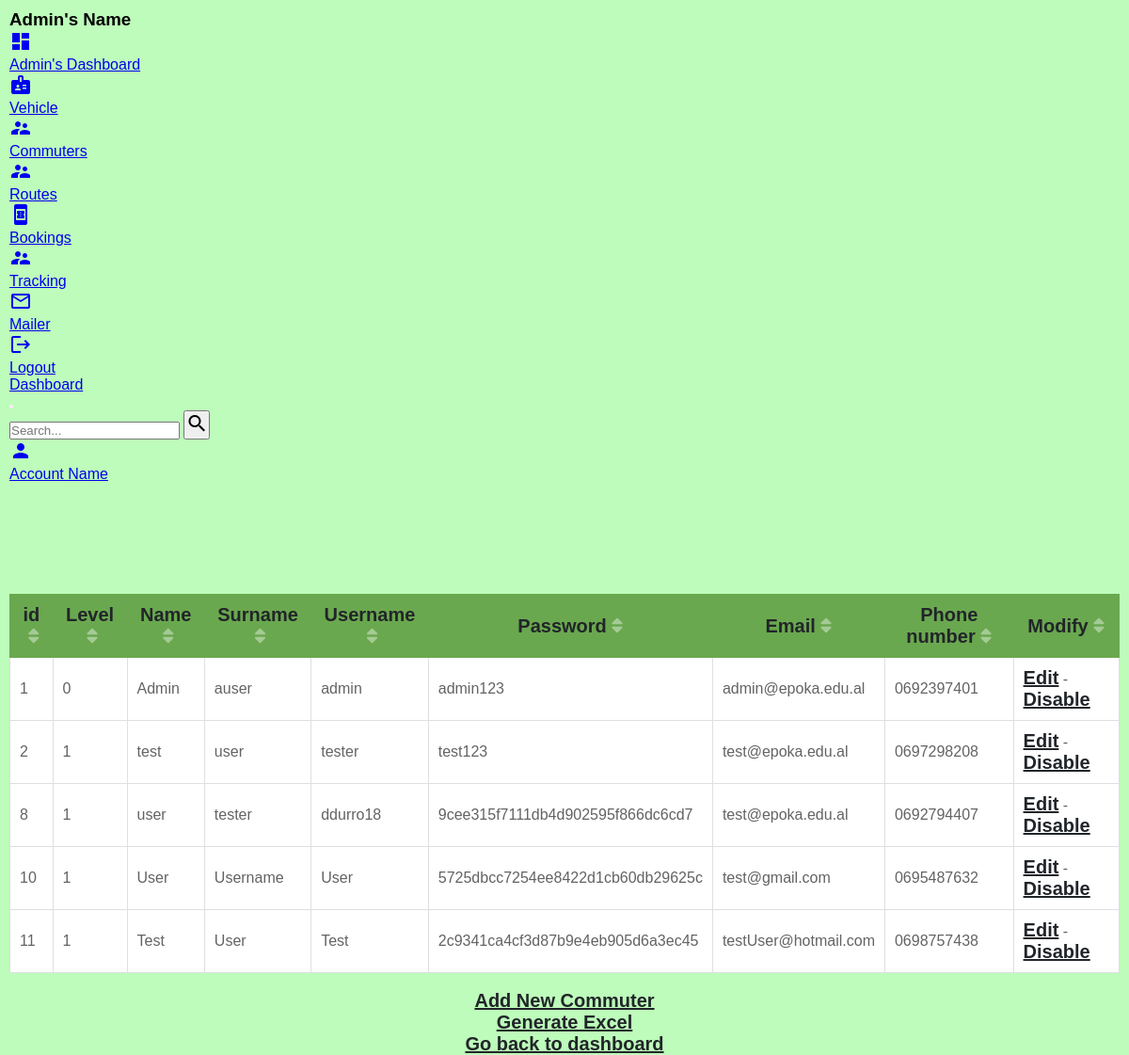
The page /client.php on the database its author committed.
### tables this page shows
CREATE TABLE `userinfo` (
  `id` int(10) NOT NULL,
  `level` varchar(35) NOT NULL,
  `name` varchar(35) NOT NULL,
  `surname` varchar(35) NOT NULL,
  `username` varchar(35) NOT NULL,
  `password` varchar(100) NOT NULL,
  `email` varchar(100) NOT NULL,
  `phonenumber` int(15) NOT NULL
);

### client.php (the view, shortened to what this page needs)
<?php
$mysqli = mysqli_connect('localhost', 'ddurro18', 'deaduro3', 'web16_ddurro18');
$columns = array('id','level','name','surname','username','password','email','phonenumber');
$column = isset($_GET['column']) && in_array($_GET['column'], $columns) ? $_GET['column'] : $columns[0];
$sort_order = isset($_GET['order']) && strtolower($_GET['order']) == 'desc' ? 'DESC' : 'ASC';
if ($result = $mysqli->query('SELECT * FROM userinfo ORDER BY ' .  $column . ' ' . $sort_order)) {
	$up_or_down = str_replace(array('ASC','DESC'), array('up','down'), $sort_order);
	$asc_or_desc = $sort_order == 'ASC' ? 'desc' : 'asc';
	$add_class = ' class="highlight"';
	?>
	<!DOCTYPE html>
	<html>
		<head>
			<link rel="stylesheet" href="https://use.fontawesome.com/releases/v5.3.1/css/all.css">
			<link rel="stylesheet" type="text/css" href="css/adminstyle.css"/>
			<link rel='stylesheet' href='https://cdn.rawgit.com/creativetimofficial/material-dashboard/31144b3f/assets/css/material-dashboard.css'>
			<link rel='stylesheet' href='https://maxcdn.bootstrapcdn.com/font-awesome/latest/css/font-awesome.min.css'>
		</head>
		<body>
		<div class="wrapper ">
    <div class="sidebar" data-color="green" data-background-color="white">
      <div class="logo">
        <h3 class="simple-text logo-normal">
         Admin's Name
        </h3>
      </div>
      <div class="sidebar-wrapper">
        <ul class="nav">
          <li class="nav-item active">
            <a class="nav-link" href="admin.php">
              <i class="material-icons">dashboard</i>
              <p>Admin's Dashboard</p>
            </a>
            </li>
            <li class="nav-item">
            <a class="nav-link" href="vehicle.php">
            <i class="material-icons">badge</i>
              <p>Vehicle</p>
            </a>
            </li>
            <li class="nav-item">
            <a class="nav-link" href="client.php">
            <i class="material-icons">supervisor_account</i>
              <p>Commuters</p>
            </a>
            </li>
			<li class="nav-item">
            <a class="nav-link" href="routes.php">
            <i class="material-icons">supervisor_account</i>
              <p>Routes</p>
            </a>
            </li>
            <li class="nav-item">
            <a class="nav-link" href="showadminapp.php">
            <i class="material-icons">book_online</i>
              <p>Bookings</p>
            </a>
            </li>
			<li class="nav-item">
            <a class="nav-link" href="tracking.php">
            <i class="material-icons">supervisor_account</i>
              <p>Tracking</p>
            </a>
            </li>
			     <li class="nav-item">
            <a class="nav-link" href="mailer.php">
            <i class="material-icons">mail_outline</i>
              <p>Mailer</p>
            </a>
            </li>
            <li class="nav-item">
            <a class="nav-link" href="logout.php">
            <i class="material-icons">logout</i>
              <p>Logout</p>
            </a>
            </li>
        </ul>
      </div>
    </div>
    <div class="main-panel">
      <nav class="navbar navbar-expand-lg navbar-transparent navbar-absolute fixed-top ">
        <div class="container-fluid">
          <div class="navbar-wrapper">
            <a class="navbar-brand" href="admin.php">Dashboard</a>
          </div>
          <button class="navbar-toggler" type="button" data-toggle="collapse" aria-controls="navigation-index" aria-expanded="false" aria-label="Toggle navigation">
          </button>
          <div class="collapse navbar-collapse justify-content-end">
            <form class="navbar-form">
              <div class="input-group no-border">
                <input type="text" value="" class="form-control" placeholder="Search...">
                <button type="submit" class="btn btn-white btn-round btn-just-icon">
                  <i class="material-icons">search</i>
                </button>
              </div>
            </form>
            <ul class="navbar-nav">
              <li class="nav-item">
                <a class="nav-link" href="admin.php">
                  <i class="material-icons">person</i>
                  <p class="d-lg-none d-md-block">
                    Account Name
                  </p>
                </a>
              </li>
            </ul>
          </div>
        </div>
      </nav>
      <div id="wrap">
			<table>
				<tr>
					<th><a href="client.php?column=name&order=<?php echo $asc_or_desc; ?>">id<i class="fas fa-sort<?php echo $column == 'name' ? '-' . $up_or_down : ''; ?>"></i></a></th>
					<th><a href="client.php?column=age&order=<?php echo $asc_or_desc; ?>">Level<i class="fas fa-sort<?php echo $column == 'age' ? '-' . $up_or_down : ''; ?>"></i></a></th>
					<th><a href="client.php?column=joined&order=<?php echo $asc_or_desc; ?>">Name<i class="fas fa-sort<?php echo $column == 'joined' ? '-' . $up_or_down : ''; ?>"></i></a></th>
					<th><a href="client.php?column=joined&order=<?php echo $asc_or_desc; ?>">Surname<i class="fas fa-sort<?php echo $column == 'joined' ? '-' . $up_or_down : ''; ?>"></i></a></th>
					<th><a href="client.php?column=joined&order=<?php echo $asc_or_desc; ?>">Username<i class="fas fa-sort<?php echo $column == 'joined' ? '-' . $up_or_down : ''; ?>"></i></a></th>
					<th><a href="client.php?column=joined&order=<?php echo $asc_or_desc; ?>">Password<i class="fas fa-sort<?php echo $column == 'joined' ? '-' . $up_or_down : ''; ?>"></i></a></th>
					<th><a href="client.php?column=joined&order=<?php echo $asc_or_desc; ?>">Email<i class="fas fa-sort<?php echo $column == 'joined' ? '-' . $up_or_down : ''; ?>"></i></a></th>
					<th><a href="client.php?column=joined&order=<?php echo $asc_or_desc; ?>">Phone number<i class="fas fa-sort<?php echo $column == 'joined' ? '-' . $up_or_down : ''; ?>"></i></a></th>
					<th><a href="client.php?column=joined&order=<?php echo $asc_or_desc; ?>">Modify<i class="fas fa-sort<?php echo $column == 'joined' ? '-' . $up_or_down : ''; ?>"></i></a></th>
				</tr>
				<?php while ($row = $result->fetch_assoc()): ?>
				<tr>
					<td<?php echo $column == 'name' ? $add_class : ''; ?>><?php echo $row['id']; ?></td>
					<td<?php echo $column == 'age' ? $add_class : ''; ?>><?php echo $row['level']; ?></td>
					<td<?php echo $column == 'joined' ? $add_class : ''; ?>><?php echo $row['name']; ?></td>
					<td<?php echo $column == 'joined' ? $add_class : ''; ?>><?php echo $row['surname']; ?></td>
					<td<?php echo $column == 'joined' ? $add_class : ''; ?>><?php echo $row['username']; ?></td>
					<td<?php echo $column == 'joined' ? $add_class : ''; ?>><?php echo $row['password']; ?></td>
					<td<?php echo $column == 'joined' ? $add_class : ''; ?>><?php echo $row['email']; ?></td>
					<td<?php echo $column == 'joined' ? $add_class : ''; ?>><?php echo '0'.$row['phonenumber']; ?></td>
					<td<?php echo $column == 'joined' ? $add_class : ''; ?>><?php echo "<a href='edituser.php?id={$row['id']}'>Edit</a> - <a href='deleteuser.php?id={$row['id']}'>Disable</a>" ?></td>
				</tr>
				<?php endwhile; ?>
			</table> <br>
			<center><a href="newuser.php">Add New Commuter</a><p> </p><a href="excelclient.php">Generate Excel</a><p> </p><a href="admin.php">Go back to dashboard</a></center>
			</div>
		</body>
	</html>
	<?php
}
?>

### css/adminstyle.css (style rules this page uses)
* { margin: 0px; padding: 0px; }
body { width: 100%; height: 100vh; background-color: #bdfcba; }
#wrap { margin-top: 10%; }
#wrap a { font-size: 20px; font-weight: bold; color: #212529; }

### client.php (style rules this page uses)
html { font-family: Tahoma, Geneva, sans-serif; padding: 10px; }
table { border-collapse: collapse; width: 100%; }
th { background-color: #6aa84f; border: 1px solid #6aa84f; }
th a { display: block; text-decoration:none; padding: 10px; color: #ffffff; font-weight: bold; font-size: 13px; }
th a i { margin-left: 5px; color: rgba(255,255,255,0.4); }
td { padding: 10px; color: #636363; border: 1px solid #dddfe1; }
tr { background-color: #ffffff; }

### rows shown on the page
userinfo: id "1", level "0", name "Admin", surname "auser", username "admin", password "admin123", email "admin@epoka.edu.al", phonenumber "692397401"
userinfo: id "2", level "1", name "test", surname "user", username "tester", password "test123", email "test@epoka.edu.al", phonenumber "697298208"
userinfo: id "8", level "1", name "user", surname "tester", username "ddurro18", password "9cee315f7111db4d902595f866dc6cd7", email "test@epoka.edu.al", phonenumber "692794407"
userinfo: id "10", level "1", name "User", surname "Username", username "User", password "5725dbcc7254ee8422d1cb60db29625c", email "test@gmail.com", phonenumber "695487632"
userinfo: id "11", level "1", name "Test", surname "User", username "Test", password "2c9341ca4cf3d87b9e4eb905d6a3ec45", email "testUser@hotmail.com", phonenumber "698757438"
